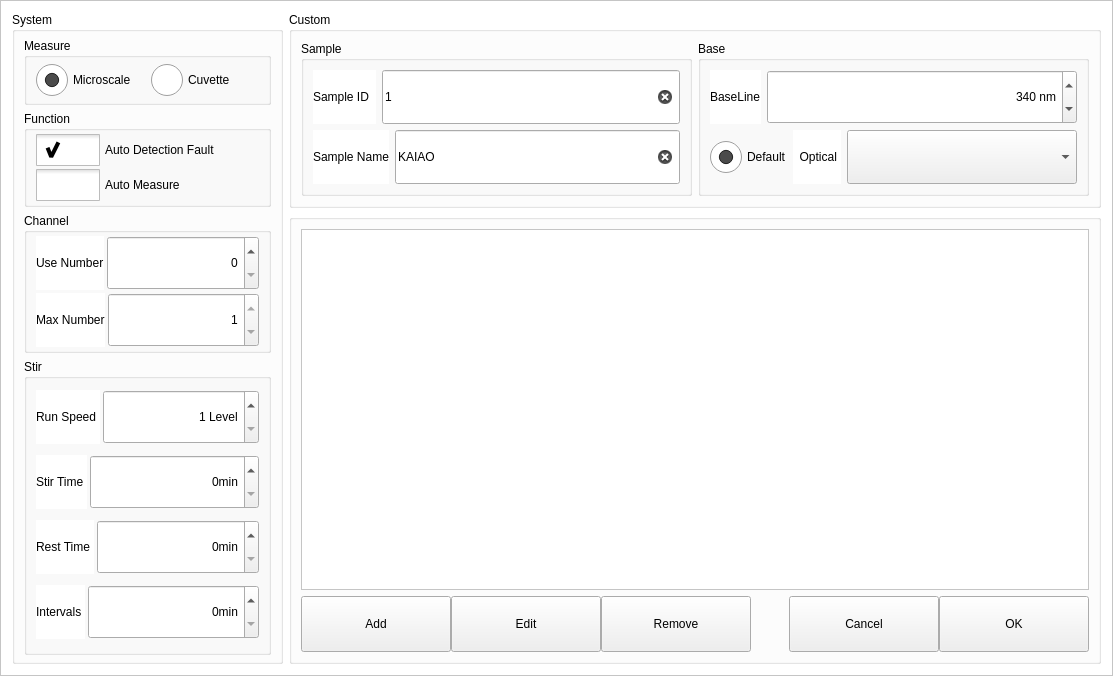
<?xml version="1.0" encoding="UTF-8"?>
<ui version="4.0">
 <class>SettingView</class>
 <widget class="QFrame" name="SettingView">
  <property name="geometry">
   <rect>
    <x>0</x>
    <y>0</y>
    <width>1113</width>
    <height>676</height>
   </rect>
  </property>
  <property name="windowTitle">
   <string>Frame</string>
  </property>
  <property name="styleSheet">
   <string notr="true">/*RadioButton样式设置*/
QFrame {
background-color: rgb(255, 255, 255);
}
QRadioButton::indicator { 
	width: 32px;
	height: 32px;
}
/*单选框未选中样式*/
QRadioButton::indicator::unchecked {
	image: url(:/icons/uncheck.png);
}
/*单选框选中样式*/
QRadioButton::indicator::checked { 
	image: url(:/icons/check.png);
}
/*RadioButton和checkbox字体和间距设置*/
QRadioButton ,QCheckBox{
	spacing: 5px;
	font: 12pt &quot;黑体&quot;;
}

/*checkbox样式设置*/
QCheckBox::indicator { 
	width: 64px;
	height: 32px;
}
/*未选中*/
QCheckBox::indicator::unchecked {	
	image: url(:/icons/uncheck1.png);
}
/*选中*/
QCheckBox::indicator::checked { 
	image: url(:/icons/check1.png);
}

QLabel,QComboBox,QSpinBox,QDoubleSpinBox,QLineEdit {
	font:12pt &quot;黑体&quot;;
	min-height:48px;
}

QPushButton {
	font:12pt &quot;黑体&quot;;
	min-width:144px;
	min-height:48px
}

QGroupBox{
	font: bold 14pt &quot;黑体&quot;;
}

/*spinbox 抬起样式*/
QTimeEdit::up-button,QDoubleSpinBox::up-button,QSpinBox::up-button {subcontrol-origin:border;
    subcontrol-position:right;
	image: url(:/icons/up_left.png);
	background-color: rgb(255, 255, 255);
    width: 50px;
    height: 50px;       
}
QTimeEdit::down-button,QDoubleSpinBox::down-button,QSpinBox::down-button {subcontrol-origin:border;
    subcontrol-position:left;
	image: url(:/icons/up_right.png);
	background-color: rgb(255, 255, 255);
    width: 50px;
    height: 50px;
}

/*按钮按下样式*/
QTimeEdit::up-button:pressed,QDoubleSpinBox::up-button:pressed,QSpinBox::up-button:pressed{subcontrol-origin:border;
    subcontrol-position:right;
    image: url(:/icons/up_left.png);
	background-color: rgb(255, 255, 255);
    width: 49px;
    height: 49px;       
}
  
QTimeEdit::down-button:pressed,QDoubleSpinBox::down-button:pressed,QSpinBox::down-button:pressed,QSpinBox::down-button:pressed{
    subcontrol-position:left;
    image: url(:/icons/up_right.png);
	background-color: rgb(255, 255, 255);
    width: 49px;
    height: 49px;   
}
</string>
  </property>
  <property name="frameShape">
   <enum>QFrame::StyledPanel</enum>
  </property>
  <property name="frameShadow">
   <enum>QFrame::Raised</enum>
  </property>
  <layout class="QHBoxLayout" name="horizontalLayout_14" stretch="1,3">
   <item>
    <widget class="QGroupBox" name="systemGBox">
     <property name="title">
      <string>System</string>
     </property>
     <layout class="QVBoxLayout" name="verticalLayout_4" stretch="0,0,0,1">
      <property name="spacing">
       <number>6</number>
      </property>
      <property name="topMargin">
       <number>6</number>
      </property>
      <property name="bottomMargin">
       <number>6</number>
      </property>
      <item>
       <widget class="QGroupBox" name="measureGBox">
        <property name="title">
         <string>Measure</string>
        </property>
        <layout class="QHBoxLayout" name="horizontalLayout_8">
         <property name="spacing">
          <number>6</number>
         </property>
         <property name="topMargin">
          <number>6</number>
         </property>
         <property name="bottomMargin">
          <number>6</number>
         </property>
         <item>
          <widget class="QRadioButton" name="microsaleRBtn">
           <property name="text">
            <string>Microscale</string>
           </property>
           <property name="checked">
            <bool>true</bool>
           </property>
          </widget>
         </item>
         <item>
          <widget class="QRadioButton" name="cuvetteRBtn">
           <property name="text">
            <string>Cuvette</string>
           </property>
          </widget>
         </item>
        </layout>
       </widget>
      </item>
      <item>
       <widget class="QGroupBox" name="functionGBox">
        <property name="title">
         <string>Function</string>
        </property>
        <layout class="QVBoxLayout" name="verticalLayout_3">
         <property name="spacing">
          <number>3</number>
         </property>
         <property name="topMargin">
          <number>3</number>
         </property>
         <property name="bottomMargin">
          <number>3</number>
         </property>
         <item>
          <widget class="QCheckBox" name="adCbox">
           <property name="text">
            <string>Auto Detection Fault</string>
           </property>
           <property name="checked">
            <bool>true</bool>
           </property>
          </widget>
         </item>
         <item>
          <widget class="QCheckBox" name="amCBox">
           <property name="text">
            <string>Auto Measure</string>
           </property>
           <property name="checked">
            <bool>false</bool>
           </property>
          </widget>
         </item>
        </layout>
       </widget>
      </item>
      <item>
       <widget class="QGroupBox" name="channelGBox">
        <property name="title">
         <string>Channel</string>
        </property>
        <layout class="QVBoxLayout" name="verticalLayout">
         <property name="spacing">
          <number>3</number>
         </property>
         <property name="topMargin">
          <number>3</number>
         </property>
         <property name="bottomMargin">
          <number>3</number>
         </property>
         <item>
          <layout class="QHBoxLayout" name="horizontalLayout_3" stretch="0,1">
           <item>
            <widget class="QLabel" name="unLabel">
             <property name="text">
              <string>Use Number</string>
             </property>
            </widget>
           </item>
           <item>
            <widget class="QSpinBox" name="unSpinBox">
             <property name="minimumSize">
              <size>
               <width>0</width>
               <height>50</height>
              </size>
             </property>
             <property name="alignment">
              <set>Qt::AlignRight|Qt::AlignTrailing|Qt::AlignVCenter</set>
             </property>
            </widget>
           </item>
          </layout>
         </item>
         <item>
          <layout class="QHBoxLayout" name="horizontalLayout_2" stretch="0,1">
           <item>
            <widget class="QLabel" name="mnLabel">
             <property name="text">
              <string>Max Number</string>
             </property>
            </widget>
           </item>
           <item>
            <widget class="QSpinBox" name="mnSpinBox">
             <property name="minimumSize">
              <size>
               <width>0</width>
               <height>50</height>
              </size>
             </property>
             <property name="alignment">
              <set>Qt::AlignRight|Qt::AlignTrailing|Qt::AlignVCenter</set>
             </property>
             <property name="readOnly">
              <bool>true</bool>
             </property>
             <property name="minimum">
              <number>1</number>
             </property>
             <property name="maximum">
              <number>8</number>
             </property>
            </widget>
           </item>
          </layout>
         </item>
        </layout>
       </widget>
      </item>
      <item>
       <widget class="QGroupBox" name="stirGBox">
        <property name="title">
         <string>Stir</string>
        </property>
        <layout class="QVBoxLayout" name="verticalLayout_2">
         <property name="spacing">
          <number>3</number>
         </property>
         <property name="leftMargin">
          <number>9</number>
         </property>
         <property name="topMargin">
          <number>3</number>
         </property>
         <property name="rightMargin">
          <number>9</number>
         </property>
         <property name="bottomMargin">
          <number>3</number>
         </property>
         <item>
          <layout class="QHBoxLayout" name="horizontalLayout_4" stretch="0,1">
           <item>
            <widget class="QLabel" name="rsLabel">
             <property name="text">
              <string>Run Speed </string>
             </property>
            </widget>
           </item>
           <item>
            <widget class="QSpinBox" name="rsSpinBox">
             <property name="minimumSize">
              <size>
               <width>0</width>
               <height>50</height>
              </size>
             </property>
             <property name="alignment">
              <set>Qt::AlignRight|Qt::AlignTrailing|Qt::AlignVCenter</set>
             </property>
             <property name="suffix">
              <string> Level</string>
             </property>
             <property name="minimum">
              <number>1</number>
             </property>
             <property name="maximum">
              <number>3</number>
             </property>
            </widget>
           </item>
          </layout>
         </item>
         <item>
          <layout class="QHBoxLayout" name="horizontalLayout_5" stretch="0,1">
           <item>
            <widget class="QLabel" name="ktLabel">
             <property name="text">
              <string>Stir Time </string>
             </property>
            </widget>
           </item>
           <item>
            <widget class="QSpinBox" name="ktSpinBox">
             <property name="minimumSize">
              <size>
               <width>0</width>
               <height>50</height>
              </size>
             </property>
             <property name="alignment">
              <set>Qt::AlignRight|Qt::AlignTrailing|Qt::AlignVCenter</set>
             </property>
             <property name="suffix">
              <string>min</string>
             </property>
             <property name="minimum">
              <number>0</number>
             </property>
             <property name="maximum">
              <number>1000</number>
             </property>
             <property name="value">
              <number>0</number>
             </property>
            </widget>
           </item>
          </layout>
         </item>
         <item>
          <layout class="QHBoxLayout" name="horizontalLayout_6" stretch="0,1">
           <item>
            <widget class="QLabel" name="rtLabel">
             <property name="text">
              <string>Rest Time </string>
             </property>
            </widget>
           </item>
           <item>
            <widget class="QSpinBox" name="rtSpinBox">
             <property name="minimumSize">
              <size>
               <width>0</width>
               <height>50</height>
              </size>
             </property>
             <property name="alignment">
              <set>Qt::AlignRight|Qt::AlignTrailing|Qt::AlignVCenter</set>
             </property>
             <property name="suffix">
              <string>min</string>
             </property>
             <property name="maximum">
              <number>1000</number>
             </property>
             <property name="value">
              <number>0</number>
             </property>
            </widget>
           </item>
          </layout>
         </item>
         <item>
          <layout class="QHBoxLayout" name="horizontalLayout_7" stretch="0,1">
           <item>
            <widget class="QLabel" name="itLabel">
             <property name="text">
              <string>Intervals </string>
             </property>
            </widget>
           </item>
           <item>
            <widget class="QSpinBox" name="itSpinBox">
             <property name="minimumSize">
              <size>
               <width>0</width>
               <height>50</height>
              </size>
             </property>
             <property name="alignment">
              <set>Qt::AlignRight|Qt::AlignTrailing|Qt::AlignVCenter</set>
             </property>
             <property name="suffix">
              <string>min</string>
             </property>
             <property name="maximum">
              <number>1000</number>
             </property>
             <property name="value">
              <number>0</number>
             </property>
            </widget>
           </item>
          </layout>
         </item>
        </layout>
       </widget>
      </item>
     </layout>
    </widget>
   </item>
   <item>
    <layout class="QVBoxLayout" name="verticalLayout_8" stretch="0,1">
     <item>
      <widget class="QGroupBox" name="customGBox">
       <property name="title">
        <string>Custom</string>
       </property>
       <layout class="QHBoxLayout" name="horizontalLayout_13">
        <item>
         <widget class="QGroupBox" name="sampleGBox">
          <property name="title">
           <string>Sample</string>
          </property>
          <layout class="QVBoxLayout" name="verticalLayout_6">
           <item>
            <layout class="QHBoxLayout" name="horizontalLayout_9">
             <item>
              <widget class="QLabel" name="idLabel">
               <property name="text">
                <string>Sample ID  </string>
               </property>
              </widget>
             </item>
             <item>
              <widget class="QLineEdit" name="idLineEdit">
               <property name="inputMask">
                <string/>
               </property>
               <property name="text">
                <string>1</string>
               </property>
               <property name="placeholderText">
                <string>Please input id</string>
               </property>
               <property name="clearButtonEnabled">
                <bool>true</bool>
               </property>
              </widget>
             </item>
            </layout>
           </item>
           <item>
            <layout class="QHBoxLayout" name="horizontalLayout_11">
             <item>
              <widget class="QLabel" name="nameLabel">
               <property name="text">
                <string>Sample Name</string>
               </property>
              </widget>
             </item>
             <item>
              <widget class="QLineEdit" name="nameLineEdit">
               <property name="text">
                <string>KAIAO</string>
               </property>
               <property name="placeholderText">
                <string>Please input name</string>
               </property>
               <property name="clearButtonEnabled">
                <bool>true</bool>
               </property>
              </widget>
             </item>
            </layout>
           </item>
          </layout>
         </widget>
        </item>
        <item>
         <widget class="QGroupBox" name="baseGBox">
          <property name="title">
           <string>Base</string>
          </property>
          <layout class="QVBoxLayout" name="verticalLayout_7">
           <item>
            <layout class="QHBoxLayout" name="horizontalLayout_10" stretch="0,1">
             <item>
              <widget class="QLabel" name="blLabel">
               <property name="text">
                <string>BaseLine</string>
               </property>
              </widget>
             </item>
             <item>
              <widget class="QSpinBox" name="blSpinBox">
               <property name="minimumSize">
                <size>
                 <width>0</width>
                 <height>50</height>
                </size>
               </property>
               <property name="alignment">
                <set>Qt::AlignRight|Qt::AlignTrailing|Qt::AlignVCenter</set>
               </property>
               <property name="suffix">
                <string> nm</string>
               </property>
               <property name="minimum">
                <number>200</number>
               </property>
               <property name="maximum">
                <number>850</number>
               </property>
               <property name="value">
                <number>340</number>
               </property>
              </widget>
             </item>
            </layout>
           </item>
           <item>
            <layout class="QHBoxLayout" name="horizontalLayout_12" stretch="0,0,1">
             <item>
              <widget class="QRadioButton" name="radioButtonDefault">
               <property name="text">
                <string>Default</string>
               </property>
               <property name="checked">
                <bool>true</bool>
               </property>
              </widget>
             </item>
             <item>
              <widget class="QLabel" name="opLabel">
               <property name="text">
                <string>  Optical </string>
               </property>
              </widget>
             </item>
             <item>
              <widget class="QComboBox" name="opComboBox">
               <property name="minimumSize">
                <size>
                 <width>0</width>
                 <height>50</height>
                </size>
               </property>
               <property name="iconSize">
                <size>
                 <width>48</width>
                 <height>48</height>
                </size>
               </property>
              </widget>
             </item>
            </layout>
           </item>
          </layout>
         </widget>
        </item>
       </layout>
      </widget>
     </item>
     <item>
      <widget class="QGroupBox" name="caseGBox">
       <property name="title">
        <string/>
       </property>
       <layout class="QVBoxLayout" name="verticalLayout_5">
        <item>
         <widget class="QTableWidget" name="tableWidget">
          <property name="editTriggers">
           <set>QAbstractItemView::NoEditTriggers</set>
          </property>
          <property name="selectionMode">
           <enum>QAbstractItemView::SingleSelection</enum>
          </property>
          <property name="selectionBehavior">
           <enum>QAbstractItemView::SelectRows</enum>
          </property>
         </widget>
        </item>
        <item>
         <layout class="QHBoxLayout" name="horizontalLayout">
          <property name="spacing">
           <number>0</number>
          </property>
          <item>
           <widget class="QPushButton" name="addPBtn">
            <property name="text">
             <string>Add</string>
            </property>
           </widget>
          </item>
          <item>
           <widget class="QPushButton" name="editPBtn">
            <property name="text">
             <string>Edit</string>
            </property>
           </widget>
          </item>
          <item>
           <widget class="QPushButton" name="removePBtn">
            <property name="text">
             <string>Remove</string>
            </property>
           </widget>
          </item>
          <item>
           <spacer name="horizontalSpacer">
            <property name="orientation">
             <enum>Qt::Horizontal</enum>
            </property>
            <property name="sizeHint" stdset="0">
             <size>
              <width>40</width>
              <height>20</height>
             </size>
            </property>
           </spacer>
          </item>
          <item>
           <widget class="QPushButton" name="cancelPBtn">
            <property name="text">
             <string>Cancel</string>
            </property>
           </widget>
          </item>
          <item>
           <widget class="QPushButton" name="okPBtn">
            <property name="text">
             <string>OK</string>
            </property>
           </widget>
          </item>
         </layout>
        </item>
       </layout>
      </widget>
     </item>
    </layout>
   </item>
  </layout>
 </widget>
 <resources/>
 <connections/>
</ui>
